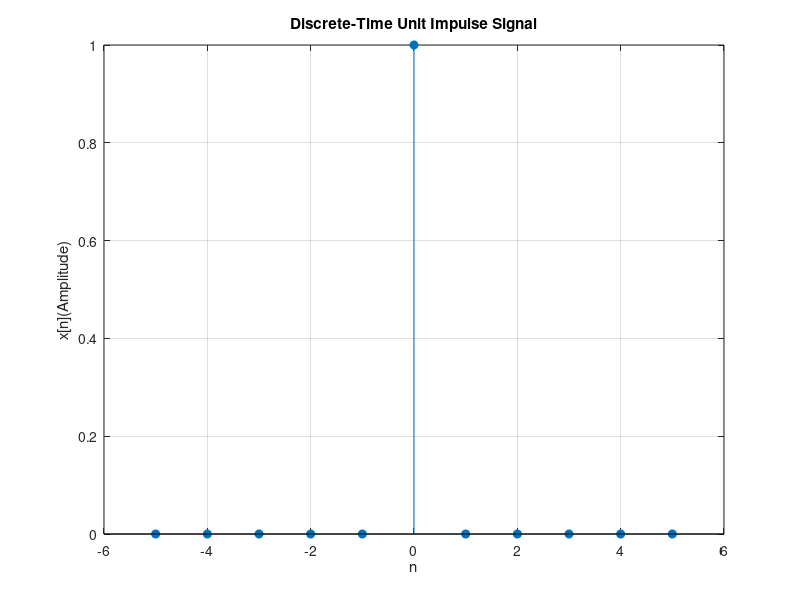

Here is the MATLAB script that generated this plot:
clc;
clear;
close all;
n = -5:5;
x = (n == 0);
stem(n, x, 'filled');
xlabel('n');
ylabel('x[n](Amplitude)');
title('Discrete-Time Unit Impulse Signal');
grid on; 
